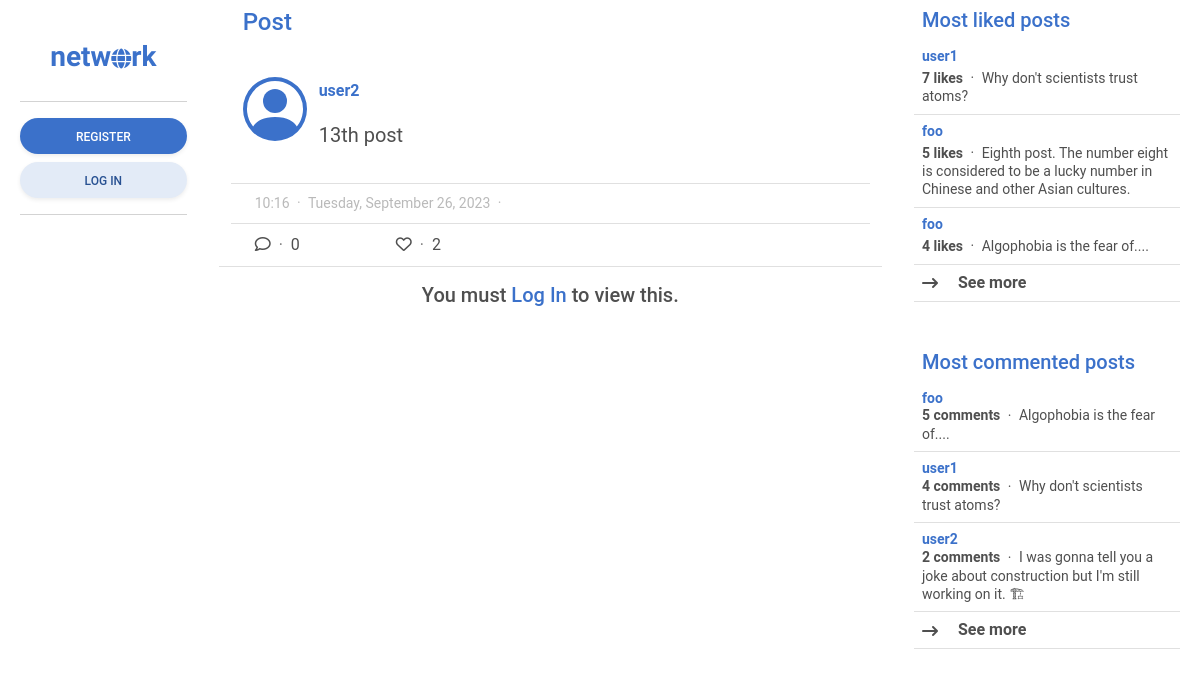
/post/13, run on an earlier commit of the app's database.
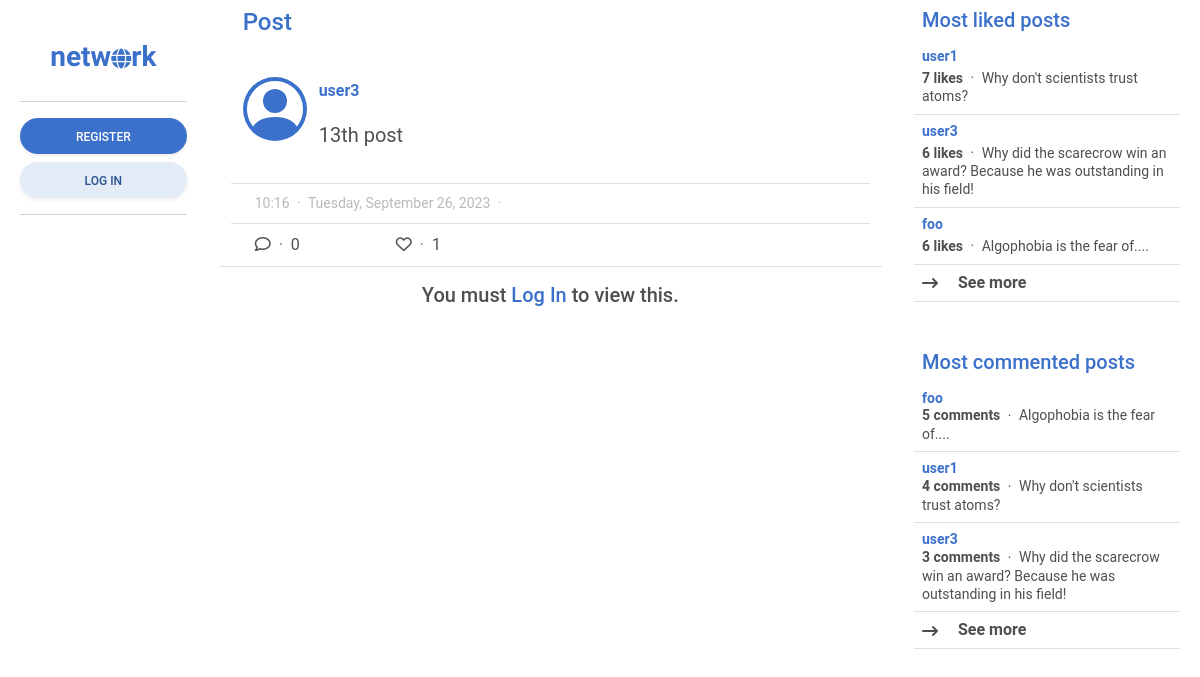
And on a later commit of the database.
### network/models.py (models this page shows, shortened)
class Post(models.Model):
    content = models.CharField(max_length=255)
    poster = models.ForeignKey(User, on_delete=models.CASCADE, related_name="posts")
    likers = models.ManyToManyField(User, blank=True, related_name="likes")
    date_posted = models.DateTimeField(auto_now_add=True)
    edited = models.BooleanField(default=False)
    def most_liked_posts():
        posts = Post.objects.annotate(likes_count=Count('likers'))
        return posts.order_by('-likes_count')
    def most_commented_posts():
        posts = Post.objects.annotate(comment_count=Count('comments'))
        return posts.order_by('-comment_count')
    class Meta:
        ordering = ["-date_posted"]

class User(AbstractUser):
    pass
    date_joined = models.DateTimeField(auto_now_add=True)
    following = models.ManyToManyField("self", blank=True, related_name="followers", symmetrical=False)
    def most_followed_users():
        users = User.objects.annotate(follower_count=Count('followers'))
        return users.order_by('-follower_count')

### network/views.py (the view, shortened to what this page needs)
# urls.py: path("post/<int:id>", views.post, name="post"),
def post(request, id):
    most_followed_users = User.most_followed_users()
    most_liked_posts = Post.most_liked_posts()
    most_commented_posts = Post.most_commented_posts()
    post = Post.objects.get(pk=id)
    post_comments = post.comments.all()
    return render(request, "network/post.html", {
        "post": post,
        "post_comments": post_comments,
        "most_followed_users": most_followed_users,
        "most_liked_posts": most_liked_posts,
        "most_commented_posts": most_commented_posts,
    })

### network/templates/network/post.html (shortened to what this page needs)
{% extends "network/layout.html" %}
{% block sidebar_left %}
    {% include "network/sidebar_left.html" %}
{% endblock %}
{% block main %}
    <div class="h4 mb-0 pb-4 pt-2 px-4 text-primary sticky-top transparan">
        Post
    </div>
    <div class="container border-bottom" id="post_id_{{ post.id }}">
        <div class="px-4 pt-3 border-bottom">
            <div class="row">
                <div class="col-auto p-0">
                    <a href="{% url 'profile' user=post.poster.username %}">
                    </a>
                </div>
                <div class="col align-self-center">
                    <div>
                        <a href="{% url 'profile' user=post.poster.username %}" class="fw-bold text-decoration-none align-middle">
                            {{ post.poster.username }}
                        </a>
                    </div>
                    <div class="py-3 blockquote" id="og_{{post.id}}">{{ post.content }}</div>
                </div>
            </div>
        </div>
        <div class="border-bottom py-2 px-4">
            <div class="small text-muted opacity-50">
                {{ post.date_posted.time|date:"h:i"}}
                <span class="mx-1 align-self-center">&#183;</span>
                {{post.date_posted.date|date:"l, F j, Y"}}
                <span class="mx-1 align-self-center">&#183;</span>
            </div>
        </div>
        <div class="px-4 py-2 d-flex justify-content-start align-items-center">
            <div class="pe-5" role="button" data-mdb-toggle="modal" data-mdb-target="#comment_modal_{{ post.id }}">
                <i class="fa-regular fa-comment"></i>
                <span class="mx-1 text-muted">&#183;</span>
                {% if post.comments.count %}
                {{ post.comments.count }}
                {% else %}
                0
                {% endif %}
            </div>
            <div class="px-5">
                <span id="likes_button_{{ post.id }}" role="button" onclick="likePost({{ post.id }})">
                    <i
                    {% if user.is_authenticated %}
                        {% if user in post.likers.all %}
                        class="fa-solid fa-heart text-danger"
                        {% endif %}
                    class="fa-regular fa-heart"
                    {% else %}
                    class="fa-regular fa-heart" role="button" data-mdb-toggle="modal" data-mdb-target="#like_post_{{ post.id }}" {% endif %}>
                    </i>
                </span>
                <span class="mx-1 text-muted">&#183;</span>
                <span role="button" data-mdb-toggle="modal" data-mdb-target="#likers_modal_{{ post.id }}" id="likes_number_{{ post.id }}">
                    {% if post.likers.count %}
                    {{ post.likers.count }}
                    {% else %}
                    0
                    {% endif %}
                </span>
            </div>
        </div>
    </div>
    <div class="container px-0 pb-4">
        {% include "network/comments.html" with comments=post.comments.all %}
    </div>
{% endblock %}
{% block sidebar_right %}
    {% include "network/sidebar_right.html" %}
{% endblock %}

### network/templates/network/sidebar_right.html (shortened to what this page needs)
<div class="mb-5 lh-sm">
    <div class="h5 px-2 text-primary sticky-top transparan">Most liked posts</div>
    <div class="list-group list-group-light list-group-small">
        {% for post in most_liked_posts|slice:":3" %}
        <div class="post p-2 border-bottom small">
            <a href="{% url 'post' id=post.id %}" class="text-body text-decoration-none align-middle">
                <div class="text-primary fw-bold mb-1">{{ post.poster.username }}</div>
                <span class="fw-bold">{{ post.likers.count }} likes</span>
                <span class="mx-1 align-middle">&#183;</span>
                <span>{{post.content}}</span>
            </a>
        </div>
        {% endfor %}
        <div class="fw-bold post p-2 border-bottom" role="button" data-mdb-toggle="modal" data-mdb-target="#most_liked_posts">
            <i class="align-middle me-3 fa-solid fa-arrow-right-long"></i>
            See more
        </div>
    </div>
</div>
<div class="lh-sm">
    <div class="h5 px-2 text-primary">Most commented posts</div>
    <div class="list-group list-group-light list-group-small">
        {% for post in most_commented_posts|slice:":3" %}
        <div class="post p-2 border-bottom small">
            <a href="{% url 'post' id=post.id %}" class="text-body text-decoration-none align-middle">
                <div class="text-primary fw-bold">{{ post.poster.username }}</div>
                <span class="fw-bold">{{ post.comments.count }} comments</span>
                <span class="mx-1 align-middle">&#183;</span>
                {{ post.content }}
            </a>
        </div>
        {% endfor %}
        <div class="fw-bold post p-2 border-bottom" role="button" data-mdb-toggle="modal" data-mdb-target="#most_commented_posts">
            <i class="align-middle me-3 fa-solid fa-arrow-right-long"></i>
            See more
        </div>
    </div>
</div>

What changed in the data, as far as the page shows it:
no longer on this page (row unchanged): Post: poster.username "foo", likers.count "5", content "Eighth post. The number eight is considered to be a lucky number in Chinese and other Asian cultures.", shown under "You must Log Into view this."
no longer on this page (row unchanged): Post: poster.username "user2", comments.count "2", content "I was gonna tell you a joke about construction but I'm still working on it. 🏗"
changed Post "13th post": poster.username "user2" → "user3"; likers.count "2" → "1"
now on this page (row unchanged): Post: poster.username "user3", likers.count "6", content "Why did the scarecrow win an award? Because he was outstanding in his field!", comments.count "3"
computed for Post "foo": likers.count "4" → "6"
